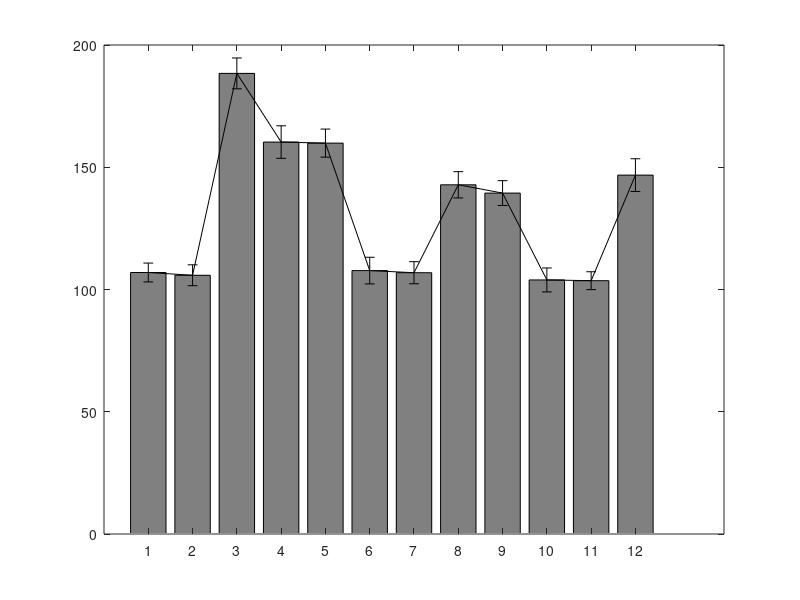

This chart was generated by the following MATLAB code: (Note: this script raises an error after producing the figure.)
%% Figure 2 - Figure supplement 3A
%
% Plot number of times a transition was encountered during training
%
%%
clear all
close all

load('exp_settings.mat');       % loads variable transition_count: number of times a transition was experienced during training

% Plot transitions
ct = sum(transition_count,3);
figure; bar(mean(ct),'facecolor',[0.5 0.5 0.5])
hold on 
errorbar(1:12,mean(ct),std(ct),'k','linestyle','none')
set(gcf,'color','w')
box off
xlabel('Object')
ylabel('Number of times presented during training')
